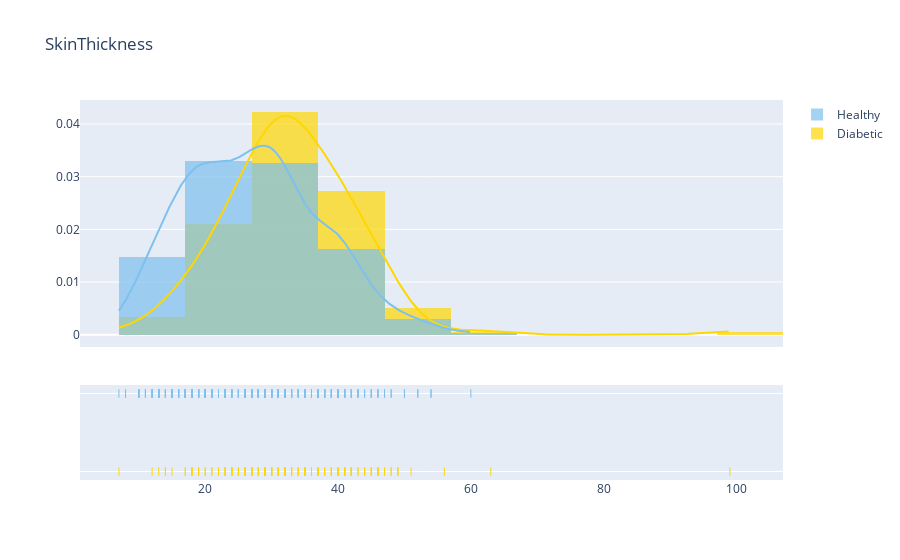

The notebook cell saved with this chart:
### Markdown cell above
### Skin Thickness

### Code cell
plot_distribution('SkinThickness', 10)

### Figure 1 — Plotly figure (JSON) as saved in the notebook; plotly's stock layout.template omitted (floating-point values rounded to 4 significant figures; data arrays with more than 128 entries replaced by an {"elided": "..."} marker saying what was removed)
{"data": [{"histnorm": "probability density", "legendgroup": "Diabetic", "marker": {"color": "#FFD700"}, "name": "Diabetic", "opacity": 0.7, "type": "histogram", "x": {"elided": "180 int values"}, "xaxis": "x", "xbins": {"end": 99, "size": 10, "start": 7}, "yaxis": "y"}, {"histnorm": "probability density", "legendgroup": "Healthy", "marker": {"color": "#7EC0EE"}, "name": "Healthy", "opacity": 0.7, "type": "histogram", "x": {"elided": "361 int values"}, "xaxis": "x", "xbins": {"end": 60, "size": 10, "start": 7}, "yaxis": "y"}, {"legendgroup": "Diabetic", "marker": {"color": "#FFD700"}, "mode": "lines", "name": "Diabetic", "showlegend": false, "type": "scatter", "x": {"elided": "500 float values"}, "xaxis": "x", "y": {"elided": "500 float values"}, "yaxis": "y"}, {"legendgroup": "Healthy", "marker": {"color": "#7EC0EE"}, "mode": "lines", "name": "Healthy", "showlegend": false, "type": "scatter", "x": {"elided": "500 float values"}, "xaxis": "x", "y": {"elided": "500 float values"}, "yaxis": "y"}, {"legendgroup": "Diabetic", "marker": {"color": "#FFD700", "symbol": "line-ns-open"}, "mode": "markers", "name": "Diabetic", "showlegend": false, "type": "scatter", "x": {"elided": "180 int values"}, "xaxis": "x", "y": {"elided": "180 str values"}, "yaxis": "y2"}, {"legendgroup": "Healthy", "marker": {"color": "#7EC0EE", "symbol": "line-ns-open"}, "mode": "markers", "name": "Healthy", "showlegend": false, "type": "scatter", "x": {"elided": "361 int values"}, "xaxis": "x", "y": {"elided": "361 str values"}, "yaxis": "y2"}], "layout": {"autosize": true, "barmode": "overlay", "hovermode": "closest", "legend": {"traceorder": "reversed"}, "title": {"text": "SkinThickness"}, "xaxis": {"anchor": "y2", "autorange": true, "domain": [0, 1], "range": [0.9059, 107], "type": "linear", "zeroline": false}, "yaxis": {"anchor": "free", "autorange": true, "domain": [0.35, 1], "position": 0, "range": [-0.002346, 0.04457], "type": "linear"}, "yaxis2": {"anchor": "x", "autorange": true, "domain": [0, 0.25], "dtick": 1, "range": [-0.1818, 1.182], "showticklabels": false, "type": "category"}}}
